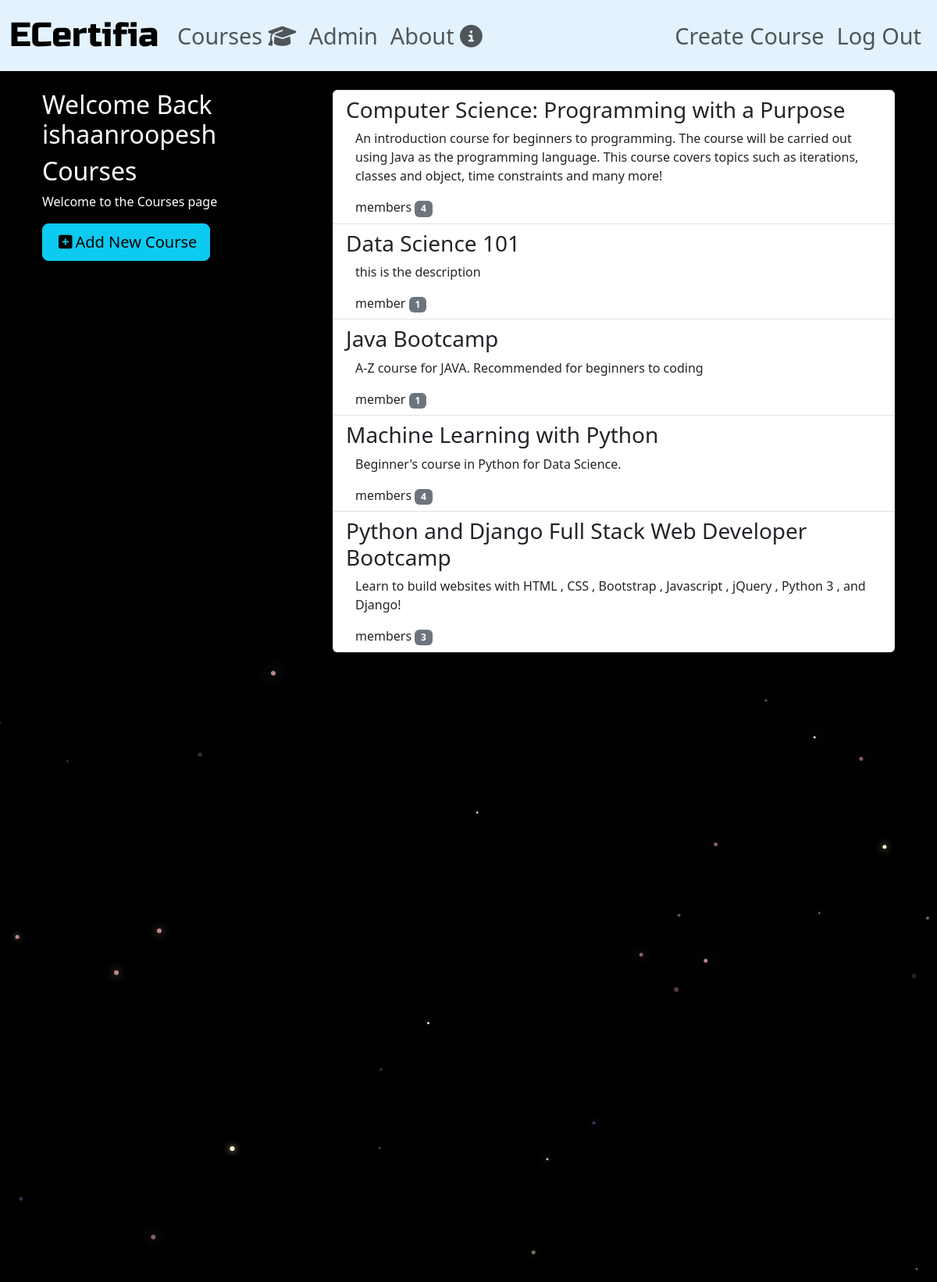
Page /courses/ (signed in) on the committed database.
### courses/models.py (models this page shows, shortened)
class Course(models.Model):
    name = models.CharField(max_length=255, unique=True)
    course_instructor = models.CharField(max_length=255, blank=False, default='')
    issuing_organization = models.CharField(max_length=256, default='')
    slug = models.SlugField(allow_unicode=True, unique=True)
    description = models.TextField(blank=True, default='')
    description_html = models.TextField(editable=False, default='', blank=True)
    members = models.ManyToManyField(User, through='CourseMembers')
    course_length_hours = models.PositiveIntegerField(default=0)
    class Meta:
        ordering = ['name']

### courses/views.py (the view)
# urls.py: path('', views.ListGroups.as_view(), name='all'),
class ListGroups(generic.ListView):
    model = Course

### courses/templates/courses/course_list.html
{% extends 'courses/course_base.html' %}
{% block precourse %}
<div class="col-md-4">
    <div class="content">
        {% if user.is_authenticated %}
            <h2>Welcome Back
                <a>{{ user.username }}</a>
            </h2>
        {% endif %}
        <h2>Courses</h2>
        <p>Welcome to the Courses page</p>
    </div>
    {% if user.is_superuser %}
    <a href="{% url 'courses:create' %}" class="btn btn-info btn-lg">
        <span class="fa-solid fa-square-plus p-1"></span>Add New Course
    </a>
    {% endif %}
</div>
{% endblock %}
{% block course_content %}
<div class="col-md-8">
    <div class="list-group">
        {% for course in object_list %}
            <a href="{% url 'courses:single' slug=course.slug %}" class="list-group-item list-group-item-action">
                <h3 class="">{{ course.name }}</h3>
                <div class="list-group-item-text container-fluid">
                    {{ course.description_html|safe }}
                    <div class="row">
                        <div class="col-md-4">
                            member{{ course.members.count|pluralize }}
                            <span class="badge bg-secondary">{{ course.members.count }}</span>
                        </div>
                    </div>
                </div>
            </a>
        {% endfor %}
    </div>
</div>
{% endblock %}

### static/ecertificate/css/mastermain.css (style rules this page uses)
html, body { background: black; margin: 0; }

### static/ecertificate/css/ecertificate/master.css (style rules this page uses)
body { background-color: black; color:white; }

### rows in the picture
Course: name "Computer Science: Programming with a Purpose", description_html "An introduction course for beginners to programming. The course will be carried out using Java as the programming language. This course covers topics such as iterations, classes and object, time constraints and many more!", members.count "4"
Course: name "Data Science 101", description_html "this is the description", members.count "1"
Course: name "Java Bootcamp", description_html "A-Z course for JAVA. Recommended for beginners to coding", members.count "1"
Course: name "Machine Learning with Python", description_html "Beginner's course in Python for Data Science.", members.count "4"
Course: name "Python and Django Full Stack Web Developer Bootcamp", description_html "Learn to build websites with HTML , CSS , Bootstrap , Javascript , jQuery , Python 3 , and Django!", members.count "3"

### other values in the picture
{{ user.username }} "ishaanroopesh"
